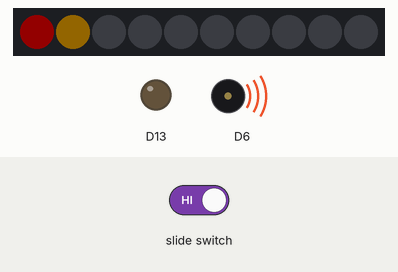
Bench run of a sketch on a simulated Adafruit Circuit Playground Express. Shown: 10 RGB LEDs in strip order, left to right, output pins drawn as LEDs (lit = HIGH), buzzer (waves = sounding). The test bench sets the inputs (shaded band). Dim RGB values are drawn brighter than linear.

Above: at 0.4 s.
At 13.7 s:
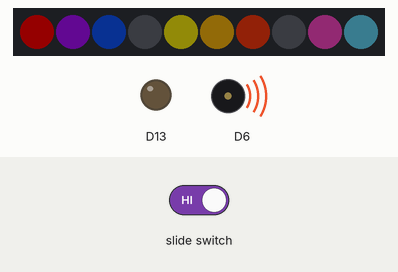
13.8 s: slide switch set HIGH
At 18.7 s:
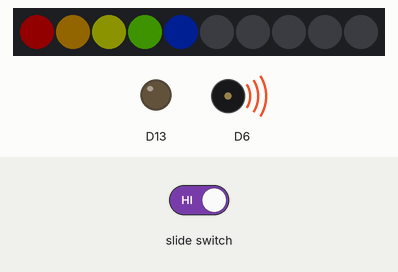
34.8 s: slide switch set LOW
At 51.4 s:
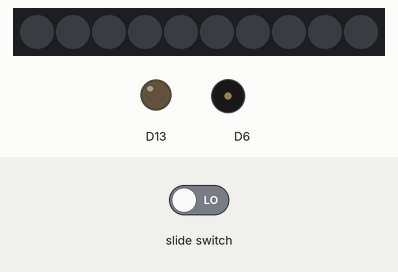
Timing chart, 0 to 52.9 s (numbered marks = the images above; inputs shaded):
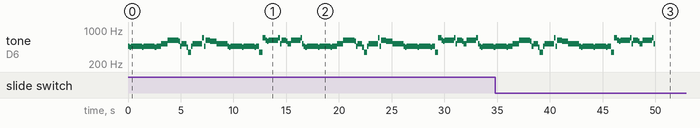

The sketch:

Jurassic_Park.ino
```cpp
#include <Adafruit_CircuitPlayground.h>


void setup() {
  // put your setup code here, to run once:
  CircuitPlayground.begin();

/*************************************************
 Music Note Frequencies
 *************************************************/
#define NOTE_B0  31
#define NOTE_C1  33
#define NOTE_CS1 35
#define NOTE_D1  37
#define NOTE_DS1 39
#define NOTE_E1  41
#define NOTE_F1  44
#define NOTE_FS1 46
#define NOTE_G1  49
#define NOTE_GS1 52
#define NOTE_A1  55
#define NOTE_AS1 58
#define NOTE_B1  62
#define NOTE_C2  65
#define NOTE_CS2 69
#define NOTE_D2  73
#define NOTE_DS2 78
#define NOTE_E2  82
#define NOTE_F2  87
#define NOTE_FS2 93
#define NOTE_G2  98
#define NOTE_GS2 104
#define NOTE_A2  110
#define NOTE_AS2 117
#define NOTE_B2  123
#define NOTE_C3  131
#define NOTE_CS3 139
#define NOTE_D3  147
#define NOTE_DS3 156
#define NOTE_E3  165
#define NOTE_F3  175
#define NOTE_FS3 185
#define NOTE_G3  196
#define NOTE_GS3 208
#define NOTE_A3  220
#define NOTE_AS3 233
#define NOTE_B3  247
#define NOTE_C4  262
#define NOTE_CS4 277
#define NOTE_D4  294
#define NOTE_DS4 311
#define NOTE_E4  330
#define NOTE_F4  349
#define NOTE_FS4 370
#define NOTE_G4  392
#define NOTE_GS4 415
#define NOTE_A4  440
#define NOTE_AS4 466
#define NOTE_B4  494
#define NOTE_C5  523
#define NOTE_CS5 554
#define NOTE_D5  587
#define NOTE_DS5 622
#define NOTE_E5  659
#define NOTE_F5  698
#define NOTE_FS5 740
#define NOTE_G5  784
#define NOTE_GS5 831
#define NOTE_A5  880
#define NOTE_AS5 932
#define NOTE_B5  988
#define NOTE_C6  1047
#define NOTE_CS6 1109
#define NOTE_D6  1175
#define NOTE_DS6 1245
#define NOTE_E6  1319
#define NOTE_F6  1397
#define NOTE_FS6 1480
#define NOTE_G6  1568
#define NOTE_GS6 1661
#define NOTE_A6  1760
#define NOTE_AS6 1865
#define NOTE_B6  1976
#define NOTE_C7  2093
#define NOTE_CS7 2217
#define NOTE_D7  2349
#define NOTE_DS7 2489
#define NOTE_E7  2637
#define NOTE_F7  2794
#define NOTE_FS7 2960
#define NOTE_G7  3136
#define NOTE_GS7 3322
#define NOTE_A7  3520
#define NOTE_AS7 3729
#define NOTE_B7  3951
#define NOTE_C8  4186
#define NOTE_CS8 4435
#define NOTE_D8  4699
#define NOTE_DS8 4978

// Define note durations.  You only need to adjust the whole note
// time and other notes will be subdivided from it directly.
#define WHOLE         1200       // Length of time in milliseconds of a whole note (i.e. a full bar).
#define HALF          WHOLE/2
#define QUARTER       HALF/2
#define EIGHTH        QUARTER/2
#define EIGHTH_TRIPLE QUARTER/3
#define SIXTEENTH     EIGHTH/2
}

void loop() {
  // put your main code here, to run repeatedly:
  CircuitPlayground.clearPixels();

  if (CircuitPlayground.slideSwitch()) {
  CircuitPlayground.playTone(NOTE_AS4, EIGHTH);
  CircuitPlayground.setPixelColor(0, 232,   2,   6);
  CircuitPlayground.playTone(NOTE_A4, EIGHTH);
  CircuitPlayground.setPixelColor(1, 232,   163,   2);
  CircuitPlayground.playTone(NOTE_AS4, HALF*1.5);
  CircuitPlayground.setPixelColor(2, 228,   232,   2);
  CircuitPlayground.playTone(NOTE_AS4, EIGHTH);
  CircuitPlayground.setPixelColor(3, 106,   232,   2);
  CircuitPlayground.playTone(NOTE_A4, EIGHTH);
 CircuitPlayground.setPixelColor(4, 2,   52,   232);
 CircuitPlayground.playTone(NOTE_AS4, HALF*1.5);
 CircuitPlayground.setPixelColor(5, 175,   2,   232);
  CircuitPlayground.playTone(NOTE_AS4, EIGHTH);
  CircuitPlayground.setPixelColor(6, 232,   2,   213);
  CircuitPlayground.playTone(NOTE_A4, EIGHTH);
  CircuitPlayground.setPixelColor(7, 2,  232,   171);
  CircuitPlayground.playTone(NOTE_AS4, QUARTER*1.5);
  CircuitPlayground.setPixelColor(8, 218,   188,   224);
  CircuitPlayground.playTone(NOTE_C5, EIGHTH);
  CircuitPlayground.setPixelColor(9, 255,   153,   0);
  CircuitPlayground.playTone(NOTE_C5, QUARTER*1.5);
  CircuitPlayground.setPixelColor(0, 242,   0,   226);
  CircuitPlayground.playTone(NOTE_DS5, EIGHTH);
  CircuitPlayground.setPixelColor(1, 0,   0,   0);
  CircuitPlayground.playTone(NOTE_DS5, HALF*1.5);
  CircuitPlayground.setPixelColor(1, 155,   22,   222);
  CircuitPlayground.playTone(NOTE_D5, EIGHTH);
  CircuitPlayground.setPixelColor(2, 22,   79,   222);
  CircuitPlayground.playTone(NOTE_AS4, EIGHTH);
  CircuitPlayground.setPixelColor(3, 0,   0,   0);

  CircuitPlayground.playTone(NOTE_C5, QUARTER*1.5);
  CircuitPlayground.setPixelColor(3, 22,   222,   75);
  CircuitPlayground.playTone(NOTE_A4, EIGHTH);
  CircuitPlayground.setPixelColor(3, 0,   0,   0);
  CircuitPlayground.playTone(NOTE_F4, QUARTER);
  CircuitPlayground.setPixelColor(4, 222,   219,   22);
  CircuitPlayground.setPixelColor(5, 0,   0,   0);
  CircuitPlayground.playTone(NOTE_AS4, EIGHTH);
  CircuitPlayground.setPixelColor(5, 222,   159,   22);
  CircuitPlayground.playTone(NOTE_C5, HALF*1.5);
  CircuitPlayground.setPixelColor(6, 222,   59,   22);
  CircuitPlayground.playTone(NOTE_F5, EIGHTH);
  CircuitPlayground.setPixelColor(7, 0,   0,   0);
  CircuitPlayground.playTone(NOTE_AS4, EIGHTH);
  CircuitPlayground.setPixelColor(7, 157,   138,   186);
  CircuitPlayground.playTone(NOTE_DS5, QUARTER*1.5);
  CircuitPlayground.setPixelColor(7, 0,   0,   0);
  CircuitPlayground.playTone(NOTE_D5, EIGHTH);
  CircuitPlayground.setPixelColor(8, 224,   65,   182);
  CircuitPlayground.playTone(NOTE_D5, QUARTER*1.5);
  CircuitPlayground.setPixelColor(9, 0,   0,   0);
  CircuitPlayground.playTone(NOTE_C5, EIGHTH);
  CircuitPlayground.setPixelColor(9, 74,   160,   194);
  CircuitPlayground.playTone(NOTE_C5, HALF*1.5);
  CircuitPlayground.setPixelColor(0, 255,   0,   0);
  CircuitPlayground.playTone(NOTE_AS4, EIGHTH);
  CircuitPlayground.setPixelColor(0, 255,   0,   0);
  CircuitPlayground.playTone(NOTE_A4, EIGHTH);
  CircuitPlayground.setPixelColor(0, 255,   0,   0);
  CircuitPlayground.playTone(NOTE_AS4, HALF*1.5);
  CircuitPlayground.setPixelColor(0, 255,   0,   0);
  CircuitPlayground.playTone(NOTE_AS4, EIGHTH);
  CircuitPlayground.setPixelColor(0, 255,   0,   0);
  CircuitPlayground.playTone(NOTE_A4, EIGHTH);
  CircuitPlayground.setPixelColor(0, 255,   0,   0);

  CircuitPlayground.playTone(NOTE_AS4, HALF*1.5);
  CircuitPlayground.setPixelColor(0, 255,   0,   0);
  CircuitPlayground.playTone(NOTE_AS4, EIGHTH);
  CircuitPlayground.setPixelColor(0, 255,   0,   0);
  CircuitPlayground.playTone(NOTE_A4, EIGHTH);
  CircuitPlayground.setPixelColor(0, 255,   0,   0);
  CircuitPlayground.playTone(NOTE_AS4, QUARTER);
  CircuitPlayground.setPixelColor(0, 255,   0,   0);
  CircuitPlayground.playTone(NOTE_F4, QUARTER);
  CircuitPlayground.setPixelColor(0, 255,   0,   0);
  CircuitPlayground.playTone(NOTE_F5, QUARTER);
  CircuitPlayground.setPixelColor(0, 255,   0,   0);
  CircuitPlayground.playTone(NOTE_DS5, EIGHTH);
  CircuitPlayground.setPixelColor(0, 255,   0,   0);
  CircuitPlayground.playTone(NOTE_D5, EIGHTH);
  CircuitPlayground.setPixelColor(0, 255,   0,   0);
  CircuitPlayground.playTone(NOTE_DS5, HALF*1.5);
  CircuitPlayground.setPixelColor(0, 255,   0,   0);
  CircuitPlayground.playTone(NOTE_F5, EIGHTH);
  CircuitPlayground.setPixelColor(0, 255,   0,   0);
  CircuitPlayground.playTone(NOTE_C5, EIGHTH);
  CircuitPlayground.setPixelColor(0, 255,   0,   0);
  CircuitPlayground.playTone(NOTE_DS5, QUARTER*1.5);
  CircuitPlayground.setPixelColor(0, 255,   0,   0);
  CircuitPlayground.playTone(NOTE_D5, EIGHTH);
  CircuitPlayground.setPixelColor(0, 255,   0,   0);
  CircuitPlayground.playTone(NOTE_C5, QUARTER);
  CircuitPlayground.setPixelColor(0, 255,   0,   0);
  CircuitPlayground.playTone(NOTE_DS5, HALF*1.5);
  CircuitPlayground.setPixelColor(0, 255,   0,   0);
  CircuitPlayground.playTone(NOTE_F5, EIGHTH);
  CircuitPlayground.setPixelColor(0, 255,   0,   0);
  CircuitPlayground.playTone(NOTE_C5, EIGHTH);
  CircuitPlayground.setPixelColor(0, 255,   0,   0);
  }
}
```

Measured:
- by itself, tone on D6: plays 466 Hz for 1.1 s, 440 Hz for 0.15 s, 466 Hz for 0.45 s, 523 Hz for 0.60 s, 622 Hz for 1.1 s, 587 Hz for 0.15 s … (37 notes in this stretch)
- what the display in image 0 shows lasts 0.9 s, from 0.3 s to 1.2 s
